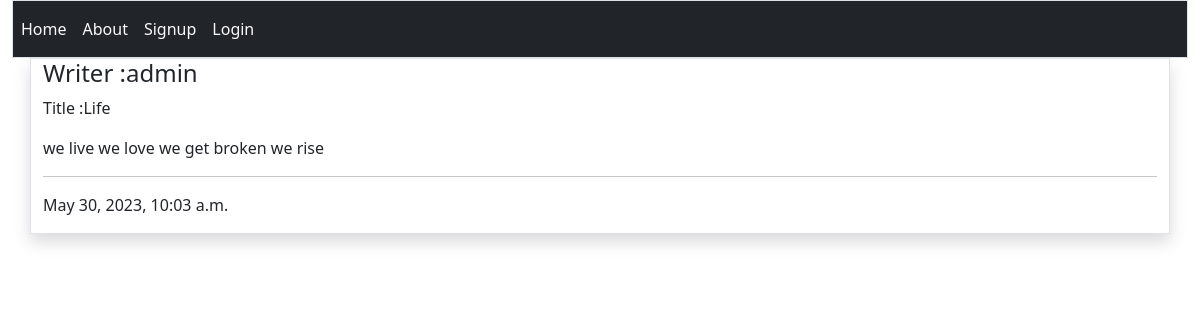
/note/7/, run on the app's committed database.
### main/models.py (models this page shows, shortened)
class Post(models.Model):
    created_by=models.ForeignKey(User,on_delete=models.CASCADE)#user akiwa deleted,hadi post zake zikue deleted
    title=models.CharField(max_length=200)
    note = models.TextField()
    created_at=models.DateTimeField(auto_now_add=True)
    updated_at=models.DateTimeField(auto_now=True)

### main/views.py (the view)
# urls.py: path('note/<int:pk>/',views.note_detail,name="note"),
def note_detail(request,pk):
    note=get_object_or_404(Post,pk=pk)
    return render(request, 'main/detail.html',{'note':note})

### main/templates/main/detail.html (shortened to what this page needs)
{% extends 'main/base.html' %}
{% block content %}
<div class="container border shadow">
    <h4>Writer :{{note.created_by}}</h4>
    <p>Title :{{note.title}}</p>
    {{note.note}}
    <hr>
    <div>
        <p>{{note.created_at}}</p>
    </div>
</div>
{%endblock%}

### data on the page
Post: created_by "admin", title "Life", note "we live we love we get broken we rise", created_at "May 30, 2023, 10:03 a.m."
